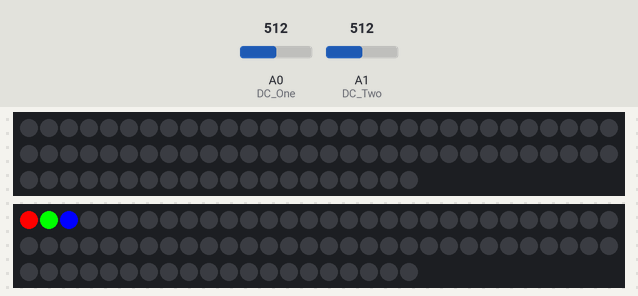
A sketch run on a simulated Arduino Uno, built with avr-gcc and run on an emulated ATmega328P. On the bench: 2 × 80 RGB LEDs in strip order, left to right, continuing on the next row. The test bench sets the inputs (shaded band); at power-on: A0 (DC_One) = 512, A1 (DC_Two) = 512. Dim RGB values are drawn brighter than linear; what the sketch prints to the serial monitor is not drawn.

Above: at 1.1 s.
At 3.4 s:
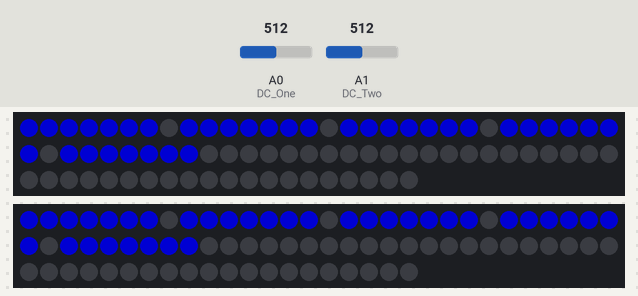
3.5 s: A0 (DC_One) set to 177
At 4.3 s:
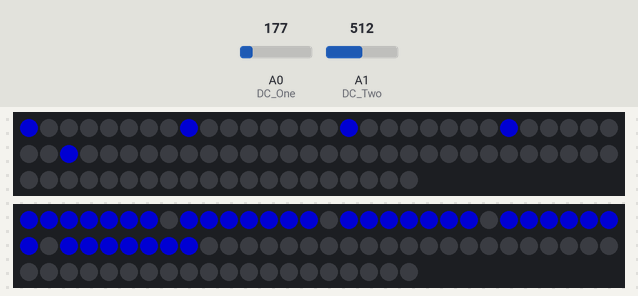
5.0 s: A0 (DC_One) set to 148
6.5 s: A1 (DC_Two) set to 931
At 7.7 s:
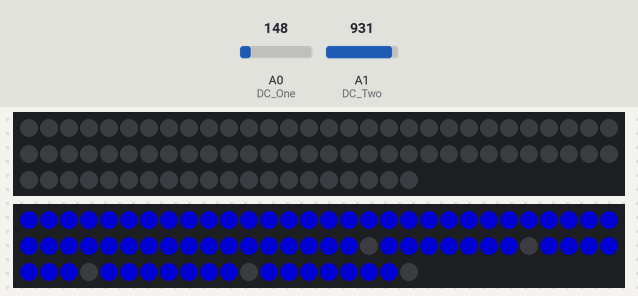
8.0 s: A1 (DC_Two) set to 962
9.5 s: A0 (DC_One) set to 306
At 10.1 s:
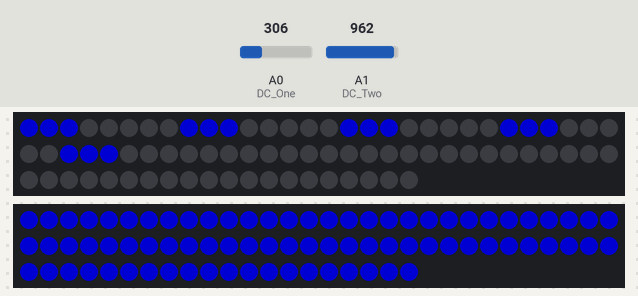
11.0 s: A1 (DC_Two) set to 122
At 11.3 s:
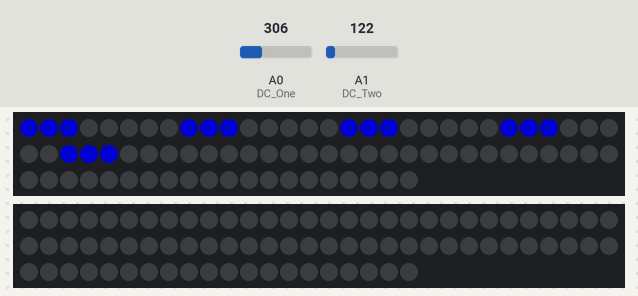
Timing chart, 0 to 12.1 s (numbered marks = the images above; inputs shaded):
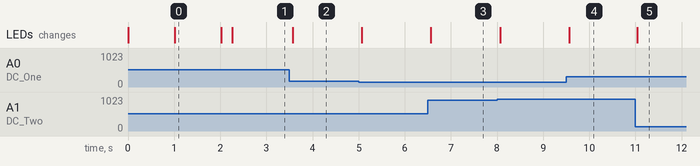

Measured:
- after the input at 3.5 s, the LEDs: change after 0.07 s (image 2)
- after the input at 6.5 s, the LEDs: change after 0.07 s (image 3)
- after the input at 9.5 s, the LEDs: change after 0.07 s (image 4)
- after the input at 11.0 s, the LEDs: change at once (image 5)

The sketch:

AudioSpectrum.ino
```cpp
/*

    Based on https://github.com/sparkfun/Spectrum_Shield/blob/master/Firmware/SparkFun_Spectrum_Serial_Plotter_Demo/SparkFun_Spectrum_Serial_Plotter_Demo.ino

*/

#include <NeoPixelBus.h>

class Display
{
  private:
    const int W = 5;
    const int H = 8;
    NeoPixelBus<NeoGrbFeature, Neo800KbpsMethod>* strip;
  public:
    void begin(int pin);
    void drawBand(int number, int value);
    void drawBands(int* values);
};

void Display::begin(int pin)
{
  strip = new NeoPixelBus<NeoGrbFeature, Neo800KbpsMethod>(80, pin);
  strip->Begin();

  strip->SetPixelColor(0, RgbColor(255,0,0));
  strip->SetPixelColor(1, RgbColor(0,255,0));
  strip->SetPixelColor(2, RgbColor(0,0,255));
  strip->Show();

  delay(1000);

  strip->ClearTo(RgbColor(0,0,0));
  strip->Show();
}

void Display::drawBand(int number, int value)
{
  int a0 = number * 8;
  int b0 = value > 1000 ? 1000 : value;
  int b1 = b0 < 100 ? 0 : b0 - 100;
  int b2 = b1 / 9;
  int c0 = b2 < 50 ? 8 * b2 / 50 : 8;
  int c1 = b2 < 50 ? 0 : 8 - (8 * (100 - b2) / 50);

  Serial.print(number);
  Serial.print("[");
  Serial.print(value);
  Serial.print("] => ");
  Serial.print(b2);
  Serial.print("%, c0=");
  Serial.print(c0);
  Serial.print(", c1=");
  Serial.print(c1);
  Serial.println("  ");

  for(int i = 0; i < 8; i++)
  {
    RgbColor d1 = i < c0 ? RgbColor(0,0,0x7F) : RgbColor(0,0,0);
    RgbColor d2 = i < c1 ? RgbColor(0,0,0x7F) : RgbColor(0,0,0);

    strip->SetPixelColor(a0+i, d1);
    strip->SetPixelColor(a0+40+i, d2);
  }

  strip->Show();
}

void Display::drawBands(int* values)
{
  for(int i = 0; i < 5; i++)
  {
    this->drawBand(i, values[i]);
  }
}

Display left, right;

//Declare Spectrum Shield pin connections
#define STROBE 4
#define RESET 5
#define DC_One A0
#define DC_Two A1

//Define spectrum variables
int Frequencies_One[5];
int Frequencies_Two[5];

/********************Setup Loop*************************/
void setup() {
  //Set spectrum Shield pin configurations
  pinMode(STROBE, OUTPUT);
  pinMode(RESET, OUTPUT);
  pinMode(DC_One, INPUT);
  pinMode(DC_Two, INPUT);

  //Initialize Spectrum Analyzers
  digitalWrite(STROBE, LOW);
  digitalWrite(RESET, LOW);
  delay(5);

  Serial.begin(115200);
  Serial.println("SoundSpectrum started");

  left.begin(12);
  right.begin(13);
  delay(200);
}

/**************************Main Function Loop*****************************/
void loop() {
  Read_Frequencies();
  Graph_Frequencies();
}

/*******************Pull frquencies from Spectrum Shield********************/
void Read_Frequencies() {
  digitalWrite(RESET, HIGH);
  delayMicroseconds(200);
  digitalWrite(RESET, LOW);
  delayMicroseconds(200);

  int j = 0;
  //Read frequencies for each band
  for (int freq_amp = 0; freq_amp < 7; freq_amp++)
  {
    if(freq_amp == 3 || freq_amp == 5) continue;

    digitalWrite(STROBE, HIGH);
    delayMicroseconds(50);
    digitalWrite(STROBE, LOW);
    delayMicroseconds(50);

    Frequencies_One[j] = analogRead(DC_One);
    Frequencies_Two[j] = analogRead(DC_Two);
    j++;
  }
}

void Graph_Frequencies()
{
  left.drawBands(Frequencies_One);
  right.drawBands(Frequencies_Two);
}
```
